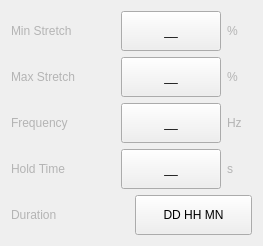
             <widget class="QWidget" name="page_5">
              <layout class="QGridLayout" name="gridLayout_11">
               <item row="0" column="0">
                <widget class="QFrame" name="frame_31">
                 <property name="frameShape">
                  <enum>QFrame::NoFrame</enum>
                 </property>
                 <property name="frameShadow">
                  <enum>QFrame::Raised</enum>
                 </property>
                 <layout class="QHBoxLayout" name="horizontalLayout_26">
                  <property name="spacing">
                   <number>6</number>
                  </property>
                  <property name="leftMargin">
                   <number>0</number>
                  </property>
                  <property name="topMargin">
                   <number>0</number>
                  </property>
                  <property name="rightMargin">
                   <number>0</number>
                  </property>
                  <property name="bottomMargin">
                   <number>0</number>
                  </property>
                  <item>
                   <widget class="QLabel" name="label_33">
                    <property name="styleSheet">
                     <string notr="true">color : rgb(180, 180, 180);</string>
                    </property>
                    <property name="text">
                     <string>Min Stretch</string>
                    </property>
                   </widget>
                  </item>
                  <item>
                   <spacer name="horizontalSpacer_13">
                    <property name="orientation">
                     <enum>Qt::Horizontal</enum>
                    </property>
                    <property name="sizeHint" stdset="0">
                     <size>
                      <width>40</width>
                      <height>20</height>
                     </size>
                    </property>
                   </spacer>
                  </item>
                  <item>
                   <widget class="QPushButton" name="pushButton_51">
                    <property name="sizePolicy">
                     <sizepolicy hsizetype="Expanding" vsizetype="Fixed">
                      <horstretch>0</horstretch>
                      <verstretch>0</verstretch>
                     </sizepolicy>
                    </property>
                    <property name="minimumSize">
                     <size>
                      <width>100</width>
                      <height>40</height>
                     </size>
                    </property>
                    <property name="maximumSize">
                     <size>
                      <width>100</width>
                      <height>40</height>
                     </size>
                    </property>
                    <property name="styleSheet">
                     <string notr="true"/>
                    </property>
                    <property name="text">
                     <string>__</string>
                    </property>
                    <property name="icon">
                     <iconset>
                      <normaloff>:/icons/index.png</normaloff>:/icons/index.png</iconset>
                    </property>
                    <property name="autoDefault">
                     <bool>false</bool>
                    </property>
                    <property name="default">
                     <bool>false</bool>
                    </property>
                    <property name="flat">
                     <bool>false</bool>
                    </property>
                   </widget>
                  </item>
                  <item>
                   <widget class="QLabel" name="label_84">
                    <property name="minimumSize">
                     <size>
                      <width>25</width>
                      <height>0</height>
                     </size>
                    </property>
                    <property name="styleSheet">
                     <string notr="true">color : rgb(180, 180, 180);</string>
                    </property>
                    <property name="text">
                     <string>%</string>
                    </property>
                   </widget>
                  </item>
                 </layout>
                </widget>
               </item>
               <item row="1" column="0">
                <widget class="QFrame" name="frame_30">
                 <property name="frameShape">
                  <enum>QFrame::NoFrame</enum>
                 </property>
                 <property name="frameShadow">
                  <enum>QFrame::Raised</enum>
                 </property>
                 <layout class="QHBoxLayout" name="horizontalLayout_25">
                  <property name="spacing">
                   <number>6</number>
                  </property>
                  <property name="leftMargin">
                   <number>0</number>
                  </property>
                  <property name="topMargin">
                   <number>0</number>
                  </property>
                  <property name="rightMargin">
                   <number>0</number>
                  </property>
                  <property name="bottomMargin">
                   <number>0</number>
                  </property>
                  <item>
                   <widget class="QLabel" name="label_32">
                    <property name="styleSheet">
                     <string notr="true">color : rgb(180, 180, 180);</string>
                    </property>
                    <property name="text">
                     <string>Max Stretch</string>
                    </property>
                   </widget>
                  </item>
                  <item>
                   <spacer name="horizontalSpacer_14">
                    <property name="orientation">
                     <enum>Qt::Horizontal</enum>
                    </property>
                    <property name="sizeHint" stdset="0">
                     <size>
                      <width>40</width>
                      <height>20</height>
                     </size>
                    </property>
                   </spacer>
                  </item>
                  <item>
                   <widget class="QPushButton" name="pushButton_52">
                    <property name="sizePolicy">
                     <sizepolicy hsizetype="Expanding" vsizetype="Fixed">
                      <horstretch>0</horstretch>
                      <verstretch>0</verstretch>
                     </sizepolicy>
                    </property>
                    <property name="minimumSize">
                     <size>
                      <width>100</width>
                      <height>40</height>
                     </size>
                    </property>
                    <property name="maximumSize">
                     <size>
                      <width>100</width>
                      <height>40</height>
                     </size>
                    </property>
                    <property name="styleSheet">
                     <string notr="true"/>
                    </property>
                    <property name="text">
                     <string>__</string>
                    </property>
                    <property name="icon">
                     <iconset>
                      <normaloff>:/icons/index.png</normaloff>:/icons/index.png</iconset>
                    </property>
                    <property name="autoDefault">
                     <bool>false</bool>
                    </property>
                    <property name="default">
                     <bool>false</bool>
                    </property>
                    <property name="flat">
                     <bool>false</bool>
                    </property>
                   </widget>
                  </item>
                  <item>
                   <widget class="QLabel" name="label_85">
                    <property name="minimumSize">
                     <size>
                      <width>25</width>
                      <height>0</height>
                     </size>
                    </property>
                    <property name="styleSheet">
                     <string notr="true">color : rgb(180, 180, 180);</string>
                    </property>
                    <property name="text">
                     <string>%</string>
                    </property>
                   </widget>
                  </item>
                 </layout>
                </widget>
               </item>
               <item row="2" column="0">
                <widget class="QFrame" name="frame_27">
                 <property name="frameShape">
                  <enum>QFrame::NoFrame</enum>
                 </property>
                 <property name="frameShadow">
                  <enum>QFrame::Raised</enum>
                 </property>
                 <layout class="QHBoxLayout" name="horizontalLayout_22">
                  <property name="spacing">
                   <number>6</number>
                  </property>
                  <property name="leftMargin">
                   <number>0</number>
                  </property>
                  <property name="topMargin">
                   <number>0</number>
                  </property>
                  <property name="rightMargin">
                   <number>0</number>
                  </property>
                  <property name="bottomMargin">
                   <number>0</number>
                  </property>
                  <item>
                   <widget class="QLabel" name="label_29">
                    <property name="styleSheet">
                     <string notr="true">color : rgb(180, 180, 180);</string>
                    </property>
                    <property name="text">
                     <string>Frequency</string>
                    </property>
                   </widget>
                  </item>
                  <item>
                   <spacer name="horizontalSpacer_15">
                    <property name="orientation">
                     <enum>Qt::Horizontal</enum>
                    </property>
                    <property name="sizeHint" stdset="0">
                     <size>
                      <width>40</width>
                      <height>20</height>
                     </size>
                    </property>
                   </spacer>
                  </item>
                  <item>
                   <widget class="QPushButton" name="pushButton_53">
                    <property name="sizePolicy">
                     <sizepolicy hsizetype="Expanding" vsizetype="Fixed">
                      <horstretch>0</horstretch>
                      <verstretch>0</verstretch>
                     </sizepolicy>
                    </property>
                    <property name="minimumSize">
                     <size>
                      <width>100</width>
                      <height>40</height>
                     </size>
                    </property>
                    <property name="maximumSize">
                     <size>
                      <width>100</width>
                      <height>40</height>
                     </size>
                    </property>
                    <property name="styleSheet">
                     <string notr="true"/>
                    </property>
                    <property name="text">
                     <string>__</string>
                    </property>
                    <property name="icon">
                     <iconset>
                      <normaloff>:/icons/index.png</normaloff>:/icons/index.png</iconset>
                    </property>
                    <property name="autoDefault">
                     <bool>false</bool>
                    </property>
                    <property name="default">
                     <bool>false</bool>
                    </property>
                    <property name="flat">
                     <bool>false</bool>
                    </property>
                   </widget>
                  </item>
                  <item>
                   <widget class="QLabel" name="label_86">
                    <property name="minimumSize">
                     <size>
                      <width>25</width>
                      <height>0</height>
                     </size>
                    </property>
                    <property name="styleSheet">
                     <string notr="true">color : rgb(180, 180, 180);</string>
                    </property>
                    <property name="text">
                     <string>Hz</string>
                    </property>
                   </widget>
                  </item>
                 </layout>
                </widget>
               </item>
               <item row="3" column="0">
                <widget class="QFrame" name="frame_28">
                 <property name="frameShape">
                  <enum>QFrame::NoFrame</enum>
                 </property>
                 <property name="frameShadow">
                  <enum>QFrame::Raised</enum>
                 </property>
                 <layout class="QHBoxLayout" name="horizontalLayout_23">
                  <property name="spacing">
                   <number>6</number>
                  </property>
                  <property name="leftMargin">
                   <number>0</number>
                  </property>
                  <property name="topMargin">
                   <number>0</number>
                  </property>
                  <property name="rightMargin">
                   <number>0</number>
                  </property>
                  <property name="bottomMargin">
                   <number>0</number>
                  </property>
                  <item>
                   <widget class="QLabel" name="label_30">
                    <property name="styleSheet">
                     <string notr="true">color : rgb(180, 180, 180);</string>
                    </property>
                    <property name="text">
                     <string>Hold Time</string>
                    </property>
                   </widget>
                  </item>
                  <item>
                   <spacer name="horizontalSpacer_16">
                    <property name="orientation">
                     <enum>Qt::Horizontal</enum>
                    </property>
                    <property name="sizeHint" stdset="0">
                     <size>
                      <width>40</width>
                      <height>20</height>
                     </size>
                    </property>
                   </spacer>
                  </item>
                  <item>
                   <widget class="QPushButton" name="pushButton_54">
                    <property name="sizePolicy">
                     <sizepolicy hsizetype="Expanding" vsizetype="Fixed">
                      <horstretch>0</horstretch>
                      <verstretch>0</verstretch>
                     </sizepolicy>
                    </property>
                    <property name="minimumSize">
                     <size>
                      <width>100</width>
                      <height>40</height>
                     </size>
                    </property>
                    <property name="maximumSize">
                     <size>
                      <width>100</width>
                      <height>40</height>
                     </size>
                    </property>
                    <property name="styleSheet">
                     <string notr="true"/>
                    </property>
                    <property name="text">
                     <string>__</string>
                    </property>
                    <property name="icon">
                     <iconset>
                      <normaloff>:/icons/index.png</normaloff>:/icons/index.png</iconset>
                    </property>
                    <property name="autoDefault">
                     <bool>false</bool>
                    </property>
                    <property name="default">
                     <bool>false</bool>
                    </property>
                    <property name="flat">
                     <bool>false</bool>
                    </property>
                   </widget>
                  </item>
                  <item>
                   <widget class="QLabel" name="label_87">
                    <property name="minimumSize">
                     <size>
                      <width>25</width>
                      <height>0</height>
                     </size>
                    </property>
                    <property name="styleSheet">
                     <string notr="true">color : rgb(180, 180, 180);</string>
                    </property>
                    <property name="text">
                     <string>s</string>
                    </property>
                   </widget>
                  </item>
                 </layout>
                </widget>
               </item>
               <item row="4" column="0">
                <widget class="QFrame" name="frame_29">
                 <property name="frameShape">
                  <enum>QFrame::NoFrame</enum>
                 </property>
                 <property name="frameShadow">
                  <enum>QFrame::Raised</enum>
                 </property>
                 <layout class="QHBoxLayout" name="horizontalLayout_24">
                  <property name="spacing">
                   <number>6</number>
                  </property>
                  <property name="leftMargin">
                   <number>0</number>
                  </property>
                  <property name="topMargin">
                   <number>0</number>
                  </property>
                  <property name="rightMargin">
                   <number>0</number>
                  </property>
                  <property name="bottomMargin">
                   <number>0</number>
                  </property>
                  <item>
                   <widget class="QLabel" name="label_31">
                    <property name="styleSheet">
                     <string notr="true">color : rgb(180, 180, 180);</string>
                    </property>
                    <property name="text">
                     <string>Duration</string>
                    </property>
                   </widget>
                  </item>
                  <item>
                   <widget class="QPushButton" name="pushButton_55">
                    <property name="minimumSize">
                     <size>
                      <width>0</width>
                      <height>40</height>
                     </size>
                    </property>
                    <property name="maximumSize">
                     <size>
                      <width>999</width>
                      <height>40</height>
                     </size>
                    </property>
                    <property name="styleSheet">
                     <string notr="true"/>
                    </property>
                    <property name="text">
                     <string>DD HH MN</string>
                    </property>
                    <property name="icon">
                     <iconset>
                      <normaloff>:/icons/index.png</normaloff>:/icons/index.png</iconset>
                    </property>
                    <property name="autoDefault">
                     <bool>false</bool>
                    </property>
                    <property name="default">
                     <bool>false</bool>
                    </property>
                    <property name="flat">
                     <bool>false</bool>
                    </property>
                   </widget>
                  </item>
                 </layout>
                </widget>
               </item>
              </layout>
             </widget>
